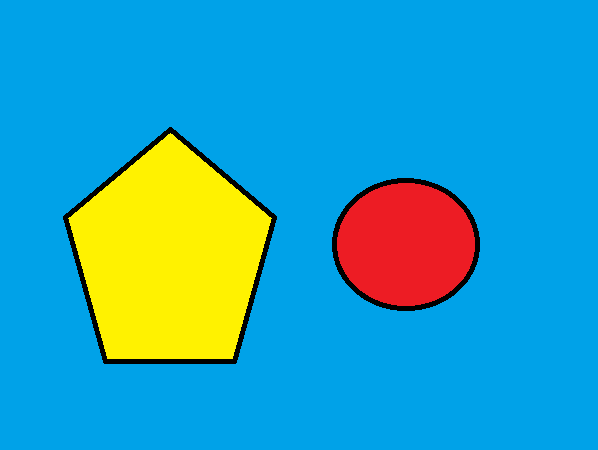
#> input picture original_image.png, 598 x 450 px
$ jupyter execute takeHome2.ipynb
#> lines starting #> are read from the running program, lines starting #| are printed output that depends on the picture; after the words box and inside, x2 and y2 are one past the last pixel; in counts of white or black regions, pixels touching at a corner belong together
#### EG/2020/4076
#### Minhaj MHA
#### Take Home Assignment 02

# Question 01

#### Step 1: Add Gaussian Noise and Implement Otsu's Thresholding

[cell 1]
# Required Libraries
import numpy as np
import cv2
from matplotlib import pyplot as plt

#### Function to Add Gaussian Noise to an RGB Image

[cell 2]
def add_gaussian_noise_rgb(image, mean=0, sigma=20):
    """
    Adds Gaussian noise to each channel of the RGB image.

    Parameters:
    - image: Input RGB image (numpy array).
    - mean: Mean of the Gaussian noise.
    - sigma: Standard deviation of the Gaussian noise.

    Returns:
    - noisy: Noisy image.
    """
    noisy = image.astype(np.int16)  # Prevent overflow
    for c in range(3):
        noise = np.random.normal(mean, sigma, image.shape[:2]).astype(np.int16)
        noisy[:, :, c] += noise
    noisy = np.clip(noisy, 0, 255).astype(np.uint8)
    return noisy

#### Function to Perform Otsu's Thresholding (Manual Implementation)

[cell 3]
def otsu_threshold(image):
    """
    Computes Otsu's threshold for a grayscale image.

    Parameters:
    - image: Single-channel grayscale image (numpy array).

    Returns:
    - thresh: Optimal threshold value computed using Otsu's method.
    """
    hist = np.bincount(image.flatten(), minlength=256)
    total = image.size
    sum_total = np.dot(np.arange(256), hist)

    wB, muB = 0, 0
    wF, muF = 1, sum_total / total
    max_var, thresh = 0, 0

    for t in range(256):
        p_t = hist[t] / total
        wBn, wFn = wB + p_t, wF - p_t

        if wBn > 0:
            muB = (muB * wB + t * p_t) / wBn
        if wFn > 0:
            muF = (muF * wF - t * p_t) / wFn

        wB, wF = wBn, wFn
        var_between = wB * wF * (muB - muF)**2

        if var_between > max_var:
            max_var, thresh = var_between, t

    return thresh

### Step 2: Visualizing the Original Image

[cell 4]
color_img = cv2.imread('original_image.png', cv2.IMREAD_COLOR)  # Load the image using OpenCV
#> color_img is the input picture: shape (450, 598, 3); mean B, G, R 190, 161.4, 41.9
img_dis = cv2.cvtColor(color_img, cv2.COLOR_BGR2RGB)   # Convert from BGR (OpenCV default) to RGB

# Plotting the image
plt.figure(figsize=(4, 4))
plt.imshow(img_dis)
plt.title("Step 2: Showing Original Color Image")
plt.axis("off")

### Step 3: Add and Display Gaussian Noise

[cell 5]
noisy_color = add_gaussian_noise_rgb(color_img)
#> after the loop in add_gaussian_noise_rgb, `for c in range(3):`:
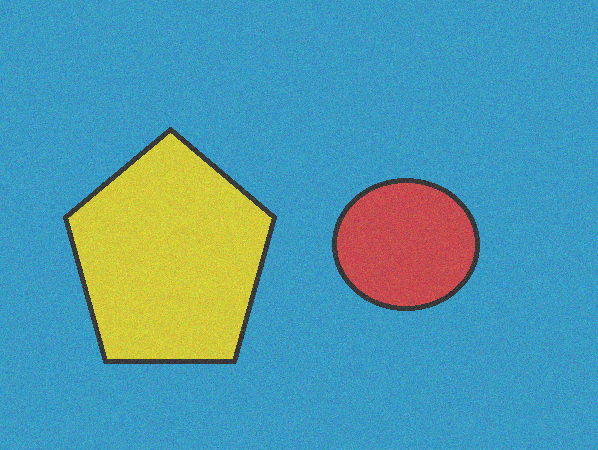
#> noisy: shape (450, 598, 3) int16; mean B, G, R 190.1, 161.5, 41.9; drawn with min black and max white
#> in add_gaussian_noise_rgb, `noisy = np.clip(noisy, 0, 255).astype(np.uint8)`:
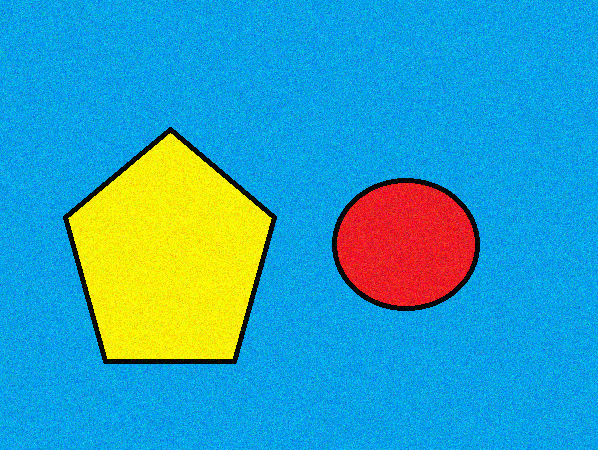
#> noisy: shape (450, 598, 3); mean B, G, R 190.2, 161.4, 47.3

plt.figure(figsize=(4, 4))
plt.imshow(cv2.cvtColor(noisy_color, cv2.COLOR_BGR2RGB))
plt.title("Step 3: Noisy Color Image")
plt.axis("off")

### Step 4: Convert Noisy Image to Grayscale

[cell 6]
gray = cv2.cvtColor(noisy_color, cv2.COLOR_RGB2GRAY)
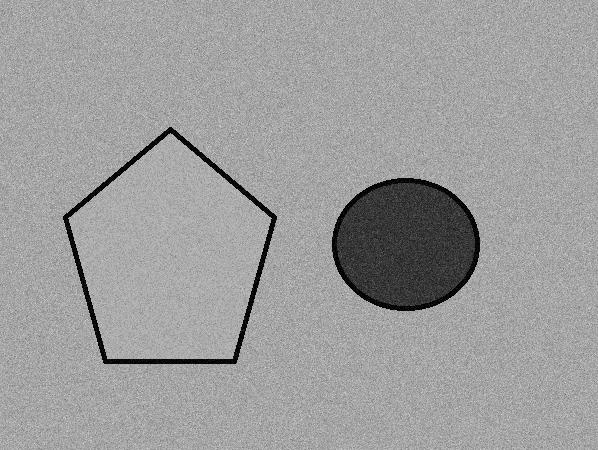
#> gray: shape (450, 598); min 0, max 222, mean 157
plt.figure(figsize=(4, 4))
plt.imshow(gray, cmap='gray')
plt.title("Step 4: Grayscale Image")
plt.axis("off")

#### Step 5: Histogram of the Grayscale Image

[cell 7]
plt.figure(figsize=(4, 3))
plt.hist(gray.ravel(), bins=256)
plt.title("Step 5: Histogram of Grayscale")
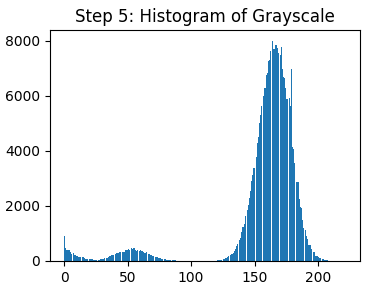
#> figure drawn by matplotlib, 1 panel; tallest bar 7985 high, from x = 163.9 to 164.8

#### Step 6: Compute Otsu's Threshold

[cell 8]
t = otsu_threshold(gray)
#> in otsu_threshold, `hist = np.bincount(image.flatten(), minlength=256)`: hist = 256 values, max 7985 at index 164, min 0 at index 95, mean 1051.2
#> in otsu_threshold, `sum_total = np.dot(np.arange(256), hist)`: sum_total = 42244565
#> in otsu_threshold, `wF, muF = 1, sum_total / total`: wF = 1; muF = 157
#> the loop in otsu_threshold, `for t in range(256):` made 256 passes
#> (p_t, wBn, wFn, muB, muF, wB, wF, var_between) on passes 1 to 11: (0.00334, 0.00334, 0.997, 0, 157.5, 0.00334, 0.997, 82.51), (0.00179, 0.00512, 0.995, 0.349, 157.8, 0.00512, 0.995, 126.4), (0.00152, 0.00664, 0.993, 0.727, 158, 0.00664, 0.993, 163.3), (0.00143, 0.00808, 0.992, 1.13, 158.3, 0.00808, 0.992, 197.7), (0.00142, 0.00949, 0.991, 1.56, 158.5, 0.00949, 0.991, 231.6), (0.00118, 0.0107, 0.989, 1.94, 158.7, 0.0107, 0.989, 259.4), (0.00101, 0.0117, 0.988, 2.29, 158.8, 0.0117, 0.988, 282.9), (0.00106, 0.0127, 0.987, 2.68, 159, 0.0127, 0.987, 307.3), (0.00087, 0.0136, 0.986, 3.02, 159.1, 0.0136, 0.986, 327.1), (0.000788, 0.0144, 0.986, 3.35, 159.2, 0.0144, 0.986, 344.9), (0.000695, 0.0151, 0.985, 3.65, 159.3, 0.0151, 0.985, 360.3)
#> (p_t, wBn, wFn, muB, muF, max_var) on passes 61 to 66: (0.00145, 0.055, 0.945, 32.8, 164.2, 897.1), (0.00141, 0.0564, 0.944, 33.5, 164.4, 911), (0.00129, 0.0577, 0.942, 34.14, 164.5, 923.5), (0.00126, 0.0589, 0.941, 34.76, 164.6, 935.5), (0.00104, 0.06, 0.94, 35.27, 164.8, 945.2), (0.00115, 0.0611, 0.939, 35.83, 164.9, 955.7)
print(f"Step 6: Computed Otsu Threshold = {t}")
#| Step 6: Computed Otsu Threshold = 102

#### Step 7: Apply Otsu Threshold to Create Binary Image

[cell 9]
binary = (gray > t).astype(np.uint8) * 255
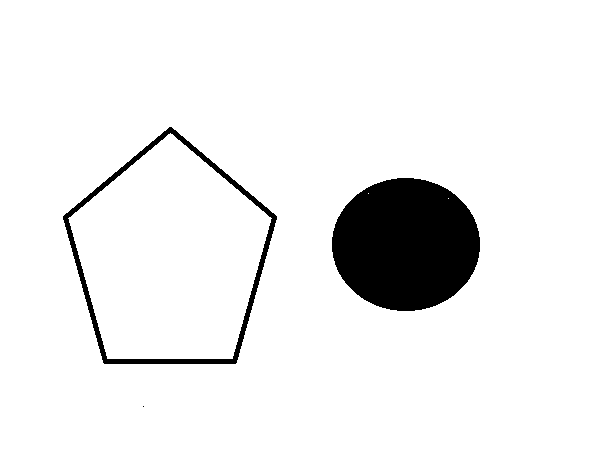
#> binary: shape (450, 598); 93% white; 3 black regions (1 under 20 px), largest, box (x1, y1, x2, y2) and area: (332, 178, 480, 311) 15444, (63, 127, 277, 364) 3492
plt.figure(figsize=(4, 4))
plt.imshow(binary, cmap='gray')
plt.title("Step 7: Binary Image after Otsu")
plt.axis("off")
plt.show()

# Question 2

#### Step 1: Region Growing Based on Color Similarity

[cell 10]
def region_growing_color(img, seeds, tol):
    h, w, _ = img.shape
    mask = np.zeros((h, w), dtype=np.uint8)
    visited = np.zeros((h, w), dtype=bool)
    queue = list(seeds)

    for x, y in seeds:
        mask[x, y] = 255
        visited[x, y] = True

    while queue:
        x, y = queue.pop(0)
        current = img[x, y].astype(int)
        for dx in (-1, 0, 1):
            for dy in (-1, 0, 1):
                xn, yn = x + dx, y + dy
                if 0 <= xn < h and 0 <= yn < w and not visited[xn, yn]:
                    neigh = img[xn, yn].astype(int)
                    if np.linalg.norm(neigh - current) <= tol:
                        mask[xn, yn] = 255
                        queue.append((xn, yn))
                    visited[xn, yn] = True
    return mask

#### Step 2: Load and Display the Original Image

[cell 11]
image_path = 'original_image.png'
img_color_bgr = cv2.imread(image_path, cv2.IMREAD_COLOR)
if img_color_bgr is None:
    raise FileNotFoundError(f"Image not found at {image_path}")
img_rgb = cv2.cvtColor(img_color_bgr, cv2.COLOR_BGR2RGB)

plt.figure(figsize=(4,4))
plt.imshow(img_rgb)
plt.title("Step 1: Loaded Color Image")
plt.axis('off')

#### Step 3: Display Seed Points on the Image

[cell 12]
seeds = [(180, 180), (240, 380)]
plt.figure(figsize=(4,4))
plt.imshow(img_rgb, cmap='gray')
plt.scatter([y for x, y in seeds], [x for x, y in seeds], c='green', s=50)
plt.title("Step 2: Seeds (red) on Grayscale")
plt.axis('off')
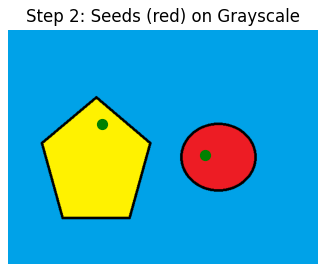
#> figure drawn by matplotlib, 1 panel

#### Step 4: Perform Region Growing Segmentation

[cell 13]
tolerance = 15
mask = region_growing_color(img_rgb, seeds, tolerance)
#> after the loop in region_growing_color, `while queue:`:
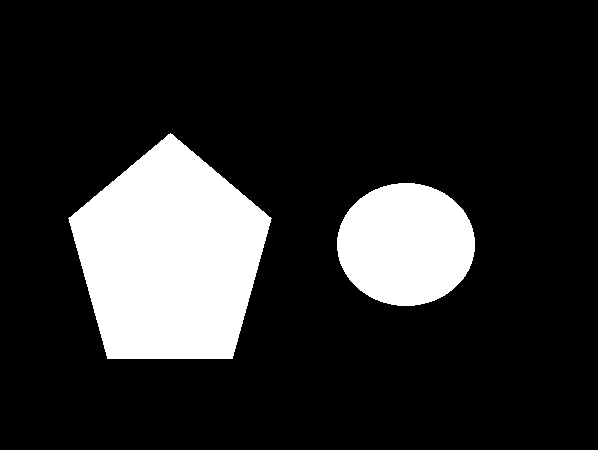
#> mask: shape (450, 598); 16.8% white; 2 white regions, box (x1, y1, x2, y2) and area: (68, 133, 272, 359) 31810, (337, 183, 475, 306) 13315
#> after the loop in region_growing_color, `while queue:`:
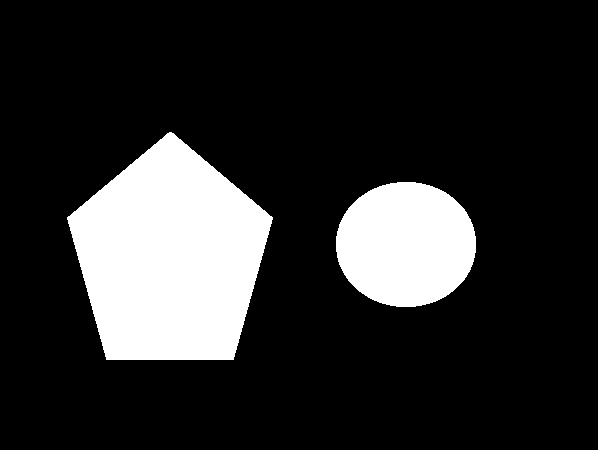
#> visited: shape (450, 598) bool; 17.3% white; 2 white regions, box (x1, y1, x2, y2) and area: (67, 132, 273, 360) 32674, (336, 182, 476, 307) 13841

#### Step 5: Display the Region-Grown Mask

[cell 14]
plt.figure(figsize=(4,4))
plt.imshow(mask, cmap='gray')
plt.title("Step 4: Region-Grown Mask")
plt.axis('off')

#### Step 6: Overlay Segmentation Mask on Original

[cell 15]
overlay = img_rgb.copy()
overlay[mask == 255] = [255, 0, 0]  # Color segmented region red
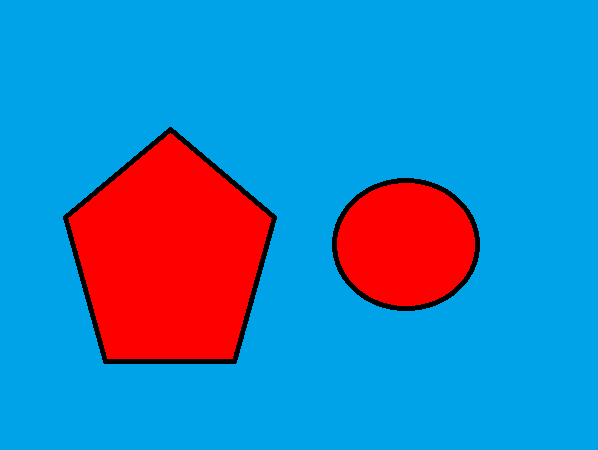
#> overlay: shape (450, 598, 3); mean R, G, B 42.8, 131.4, 188.2

plt.figure(figsize=(4,4))
plt.imshow(overlay)
plt.title("Step 6: Overlay of Segmentation")
plt.axis('off')

plt.show()
